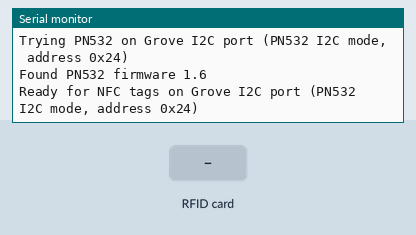
Bench run of a sketch on a simulated ESP32-C6. On the bench: the last lines printed to the serial monitor. The test bench sets the inputs (shaded band).

Above: at 1.2 s.
1.3 s: RFID card 5E 7A 19 C4 held to the reader
At 1.49 s:
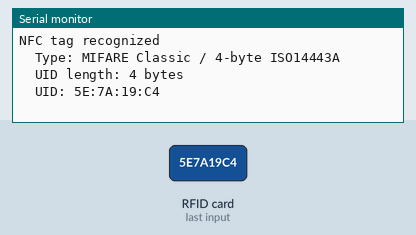
At 2.0 s:
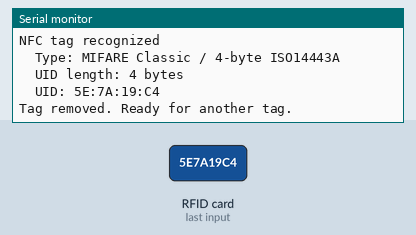

The sketch:

DPI_2.ino
```cpp
#include <Wire.h>
#include <Adafruit_PN532.h>

#ifndef SDA
#define SDA 22
#endif

#ifndef SCL
#define SCL 23
#endif

#ifndef D6
#define D6 16
#endif

#ifndef D7
#define D7 17
#endif

// The Adafruit PN532 library accepts -1 for unused IRQ and reset pins.
#define PN532_IRQ -1
#define PN532_RESET -1
#define PN532_UART_RX D7
#define PN532_UART_TX D6

HardwareSerial pn532Serial(1);
Adafruit_PN532 nfcI2C(PN532_IRQ, PN532_RESET, &Wire);
Adafruit_PN532 nfcUART(PN532_RESET, &pn532Serial);
Adafruit_PN532 *nfc = nullptr;
const char *readerPort = nullptr;
unsigned long lastReaderRetryMs = 0;

static String uidToHex(const uint8_t *uid, uint8_t uidLength) {
  String out;
  for (uint8_t i = 0; i < uidLength; i++) {
    if (uid[i] < 0x10) {
      out += '0';
    }
    out += String(uid[i], HEX);
    if (i + 1 < uidLength) {
      out += ':';
    }
  }
  out.toUpperCase();
  return out;
}

static const char *tagFamily(uint8_t uidLength) {
  switch (uidLength) {
    case 4:
      return "MIFARE Classic / 4-byte ISO14443A";
    case 7:
      return "MIFARE Ultralight / NTAG / 7-byte ISO14443A";
    case 10:
      return "10-byte ISO14443A";
    default:
      return "ISO14443A";
  }
}

static void scanI2CBus() {
  Serial.println("Scanning I2C bus...");
  bool foundDevice = false;

  for (uint8_t address = 1; address < 127; address++) {
    Wire.beginTransmission(address);
    if (Wire.endTransmission() == 0) {
      foundDevice = true;
      Serial.print("  Found I2C device at 0x");
      if (address < 0x10) {
        Serial.print('0');
      }
      Serial.println(address, HEX);
    }
  }

  if (!foundDevice) {
    Serial.println("  No I2C devices found.");
  }
}

static bool startReader(Adafruit_PN532 &reader, const char *portName) {
  Serial.print("Trying PN532 on ");
  Serial.println(portName);

  if (!reader.begin()) {
    Serial.println("  PN532 begin failed.");
    return false;
  }

  uint32_t versionData = reader.getFirmwareVersion();
  if (!versionData) {
    Serial.println("  No PN532 response.");
    return false;
  }

  Serial.print("Found PN5");
  Serial.print((versionData >> 24) & 0xFF, HEX);
  Serial.print(" firmware ");
  Serial.print((versionData >> 16) & 0xFF, DEC);
  Serial.print('.');
  Serial.println((versionData >> 8) & 0xFF, DEC);

  reader.SAMConfig();
  reader.setPassiveActivationRetries(0x10);
  nfc = &reader;
  readerPort = portName;
  return true;
}

static bool startUARTReader(int8_t rxPin, int8_t txPin, const char *portName) {
  pn532Serial.end();
  delay(50);
  pn532Serial.setPins(rxPin, txPin);
  pn532Serial.begin(115200, SERIAL_8N1, rxPin, txPin);
  delay(100);
  return startReader(nfcUART, portName);
}

static bool tryAllReaderPorts() {
  scanI2CBus();

  if (startReader(nfcI2C, "Grove I2C port (PN532 I2C mode, address 0x24)")) {
    return true;
  }

  if (startUARTReader(PN532_UART_RX, PN532_UART_TX,
                      "Grove UART port (RX=D7/GPIO17, TX=D6/GPIO16)")) {
    return true;
  }

  return startUARTReader(PN532_UART_TX, PN532_UART_RX,
                         "Grove UART port with swapped pins (RX=D6/GPIO16, TX=D7/GPIO17)");
}

void setup() {
  Serial.begin(115200);
  while (!Serial && millis() < 3000) {
    delay(10);
  }

  Serial.println();
  Serial.println("XIAO ESP32-C6 + PN532 NFC reader");
  Serial.println("Bring an NFC tag near the PN532 to print its UID.");
  Serial.println("I2C Grove port: SDA=D4/GPIO22, SCL=D5/GPIO23.");
  Serial.println("UART Grove port: XIAO RX=D7/GPIO17, TX=D6/GPIO16.");

  Wire.begin(SDA, SCL);
  Wire.setClock(100000);
  tryAllReaderPorts();

  if (nfc == nullptr) {
    Serial.println();
    Serial.println("Didn't find a PN532.");
    Serial.println("Use the I2C/IIC Grove socket if the PN532 is switched to I2C mode.");
    Serial.println("Use the UART Grove socket if the PN532 is still in its default UART mode.");
    Serial.println("For I2C, the PN532 should show up at address 0x24.");
    Serial.println("I will keep retrying every 3 seconds.");
    return;
  }

  Serial.print("Ready for NFC tags on ");
  Serial.println(readerPort);
}

void loop() {
  if (nfc == nullptr) {
    if (millis() - lastReaderRetryMs >= 3000) {
      lastReaderRetryMs = millis();
      Serial.println();
      Serial.println("Retrying PN532 detection...");
      if (tryAllReaderPorts()) {
        Serial.print("Ready for NFC tags on ");
        Serial.println(readerPort);
      }
    }
    delay(50);
    return;
  }

  uint8_t uid[10] = {0};
  uint8_t uidLength = 0;

  bool tagFound = nfc->readPassiveTargetID(
      PN532_MIFARE_ISO14443A,
      uid,
      &uidLength,
      250);

  if (tagFound) {
    Serial.println();
    Serial.println("NFC tag recognized");
    Serial.print("  Type: ");
    Serial.println(tagFamily(uidLength));
    Serial.print("  UID length: ");
    Serial.print(uidLength);
    Serial.println(" bytes");
    Serial.print("  UID: ");
    Serial.println(uidToHex(uid, uidLength));

    while (nfc->readPassiveTargetID(PN532_MIFARE_ISO14443A, uid, &uidLength, 250)) {
      delay(100);
    }
    Serial.println("Tag removed. Ready for another tag.");
  }

  delay(50);
}
```

Measured:
- after the input at 1.3 s, the serial monitor: prints a new line at once (image 1)
